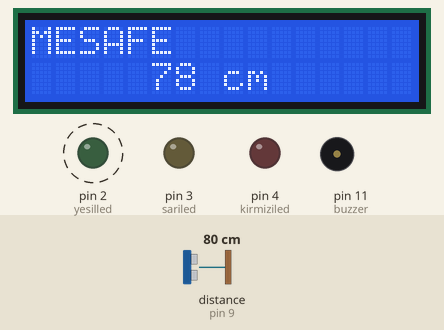
This sketch was run on a simulated Arduino Uno, built with avr-gcc and run on an emulated ATmega328P. On the bench: 16×2 character LCD, output pins drawn as LEDs (lit = HIGH), buzzer (waves = sounding, pin HIGH). Wiring (inferred from the names in the program): ultrasonic range finder: trigger pin 10; echo pin 9. Dashed ring = blinking. The inputs (shaded band) are chosen by the test bench; at power-on: distance to the obstacle (sensor on pin 9) 80 cm. The echo pulse lasts 58.3 µs per cm; pins used as bus, display or sensor lines are not drawn.

Above: at 1.2 s.
1.3 s: distance to the obstacle (sensor on pin 9) set to 250 cm
At 2.0 s:
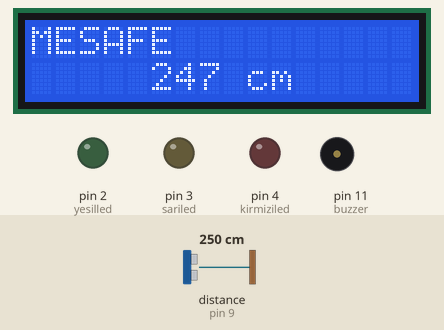
4.3 s: distance to the obstacle (sensor on pin 9) set to 299 cm
At 5.0 s:
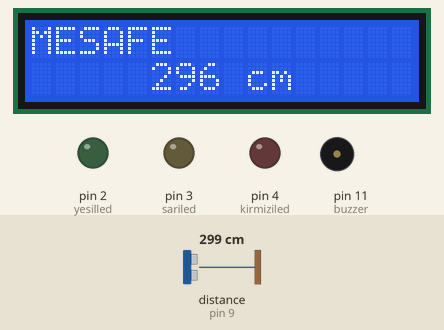
7.3 s: distance to the obstacle (sensor on pin 9) set to 18 cm
At 8.5 s:
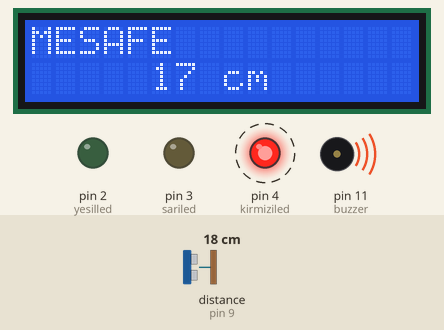
10.3 s: distance to the obstacle (sensor on pin 9) set to 4 cm
At 11.4 s:
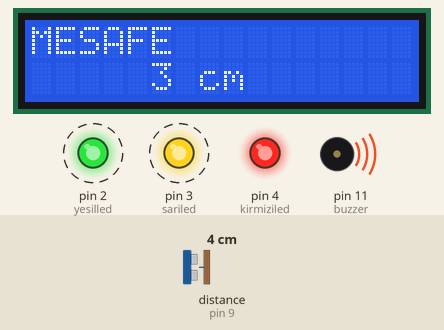
12.0 s: distance to the obstacle (sensor on pin 9) set to 10 cm
At 12.7 s:
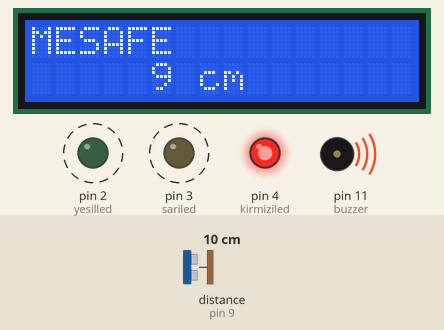
13.5 s: distance to the obstacle (sensor on pin 9) set to 13 cm
At 13.9 s:
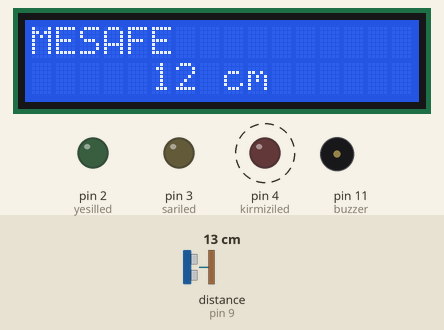
Timing chart, 0 to 64.0 s (numbered marks = the images above; inputs shaded):
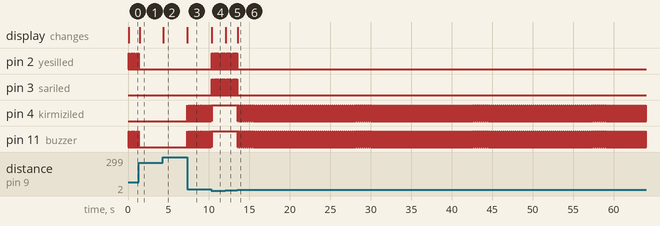

Measured:
- the behaviour switches between 11 and 12 cm on distance to the obstacle (sensor on pin 9) (found by bisection; images 5 and 6)
- after the input at 1.3 s, pin 2 (yesilled), pin 11 (buzzer): goes on until 1.3 s, then stays LOW; the display: changes after 0.15 s (image 1)
- after the input at 4.3 s, the display: changes at once (image 2)
- after the input at 7.3 s, pin 4 (kirmiziled), pin 11 (buzzer): alternates HIGH for 0.01 s and LOW for 0.03 s, starting at once; the display: changes at once (image 3)
- after the input at 10.3 s, pin 2 (yesilled), pin 3 (sariled): alternates HIGH for 0.05 s and LOW for 0.06 s, starting at once; pin 4 (kirmiziled), pin 11 (buzzer): goes on until 10.3 s, then stays HIGH; the display: changes at once (image 4)
- after the input at 12.0 s, the display: changes after 0.05 s (image 5)
- after the input at 13.5 s, pin 2 (yesilled), pin 3 (sariled): stops changing and stays LOW; pin 4 (kirmiziled), pin 11 (buzzer): alternates HIGH for 0.01 s and LOW for 0.03 s, starting after 0.05 s; the display: changes after 0.06 s (image 6)
- by itself, pin 2 (yesilled), pin 11 (buzzer): alternates HIGH for 0.05 s and LOW for 0.12 s

The sketch:

lab3.ino
```cpp
//ilgili kütüphanene
#include <FaBoLCD_PCF8574.h>
FaBoLCD_PCF8574 lcd;


//mesafe modülü
#define echoPin 9 //  HC-SR04 sensörünün echo pinini d9 a bağla
#define trigPin 10 // HC-SR04 sensörünü trig pinini d10 a bağla
long zaman;
int mesafe;

#define buzzer 11
#define yesilled 2
#define sariled 3
#define kirmiziled 4


void setup() {
   lcd.begin(16, 2);


   pinMode(trigPin,OUTPUT);
   pinMode(echoPin,INPUT);

   pinMode(buzzer,OUTPUT);
   pinMode(yesilled,OUTPUT);
   pinMode(sariled,OUTPUT);
   pinMode(kirmiziled,OUTPUT);
}

void loop() {
//mesafe hesaplaması ve ekrana yazılması
    digitalWrite(trigPin, LOW); //trigpin low yapıyoruz
    delayMicroseconds(2);
    digitalWrite(trigPin, HIGH); //ardından 10 ms on yapıyoruz
    delayMicroseconds(10);
    digitalWrite(trigPin, LOW);
    // echo pinini okuyup ses dalgasının gidip gelme süresini oku
    zaman = pulseIn(echoPin, HIGH);
    // mesafe hesaplanıyor
    mesafe = zaman * 0.034 / 2; //  git gel süresi olduğu için 2 ye bölüyoruz
    // mesafeyi lcdye yazdırma
    lcd.clear();
    lcd.print("MESAFE");
    lcd.setCursor(5,1);
    lcd.print(mesafe);lcd.print(" cm");


//ledlerin yakılması

  //koşul 1
    if(mesafe>50 && mesafe<100){
      digitalWrite(yesilled,HIGH);
      digitalWrite(buzzer,HIGH);
      delay(50);
      digitalWrite(yesilled,LOW);
      digitalWrite(buzzer,LOW);
      delay(100);

      digitalWrite(kirmiziled,LOW);//10 cm den yakın olunca yanan kırmızıyı söndürmek için
    }

  //koşul 2
    if(mesafe>25 && mesafe<51){
      digitalWrite(sariled,HIGH);
      digitalWrite(buzzer,HIGH);
      delay(50);
      digitalWrite(sariled,LOW);
      digitalWrite(buzzer,LOW);
      delay(50);

      digitalWrite(kirmiziled,LOW);//10 cm den yakın olunca yanan kırmızıyı söndürmek için
    }

  //koşul 3
    if(mesafe>10 && mesafe<26){
      digitalWrite(kirmiziled,HIGH);
      digitalWrite(buzzer,HIGH);
      delay(10);
      digitalWrite(kirmiziled,LOW);
      digitalWrite(buzzer,LOW);
      delay(10);
    }


  //koşul 4
    if(mesafe<=10){
      digitalWrite(kirmiziled,HIGH);
      digitalWrite(buzzer,HIGH);


      digitalWrite(sariled,HIGH);
      digitalWrite(yesilled,HIGH);
      delay(50);
      digitalWrite(sariled,LOW);
      digitalWrite(yesilled,LOW);
      delay(50);

    }

  //herhangi diğer koşula girmeyen durumda tüm uyarıların kapatılması
    if(mesafe>100){

      digitalWrite(sariled,LOW);
      digitalWrite(yesilled,LOW);
      digitalWrite(kirmiziled,LOW);
      digitalWrite(buzzer,LOW);

    }


}
```
